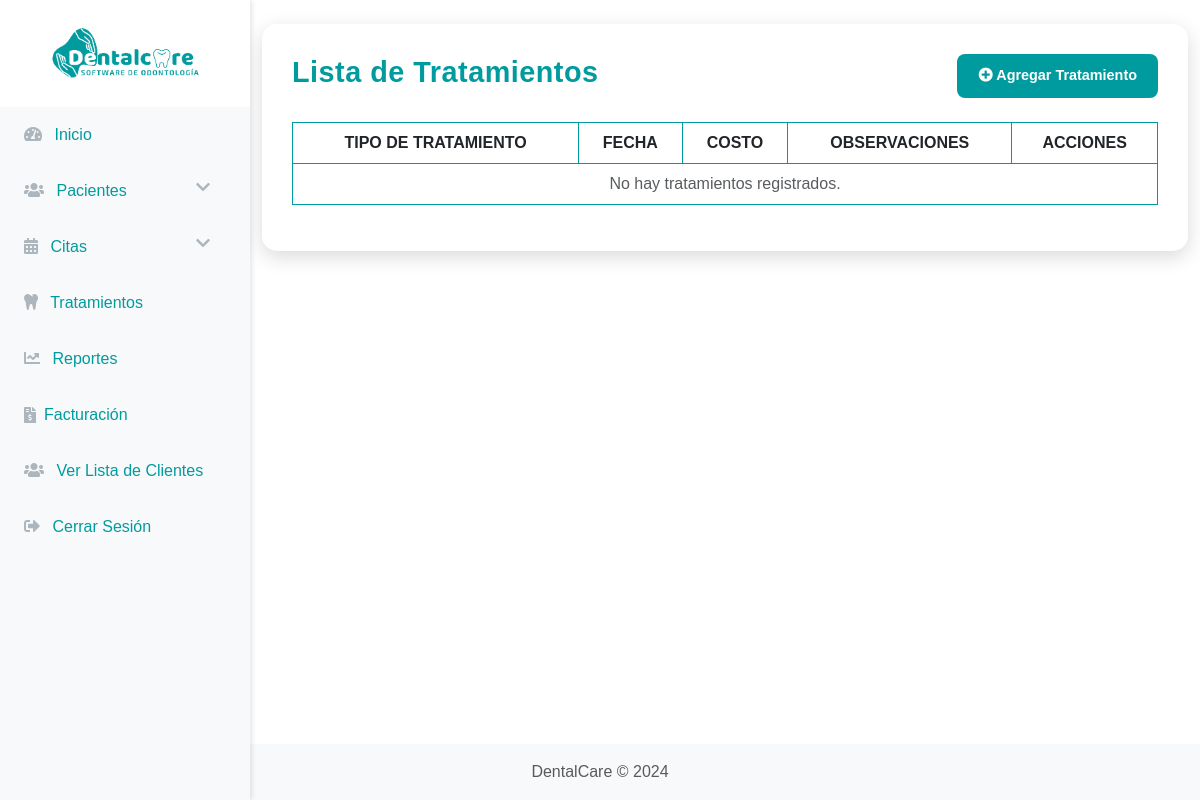
/tratamientos/, run on an earlier commit of the app's database.
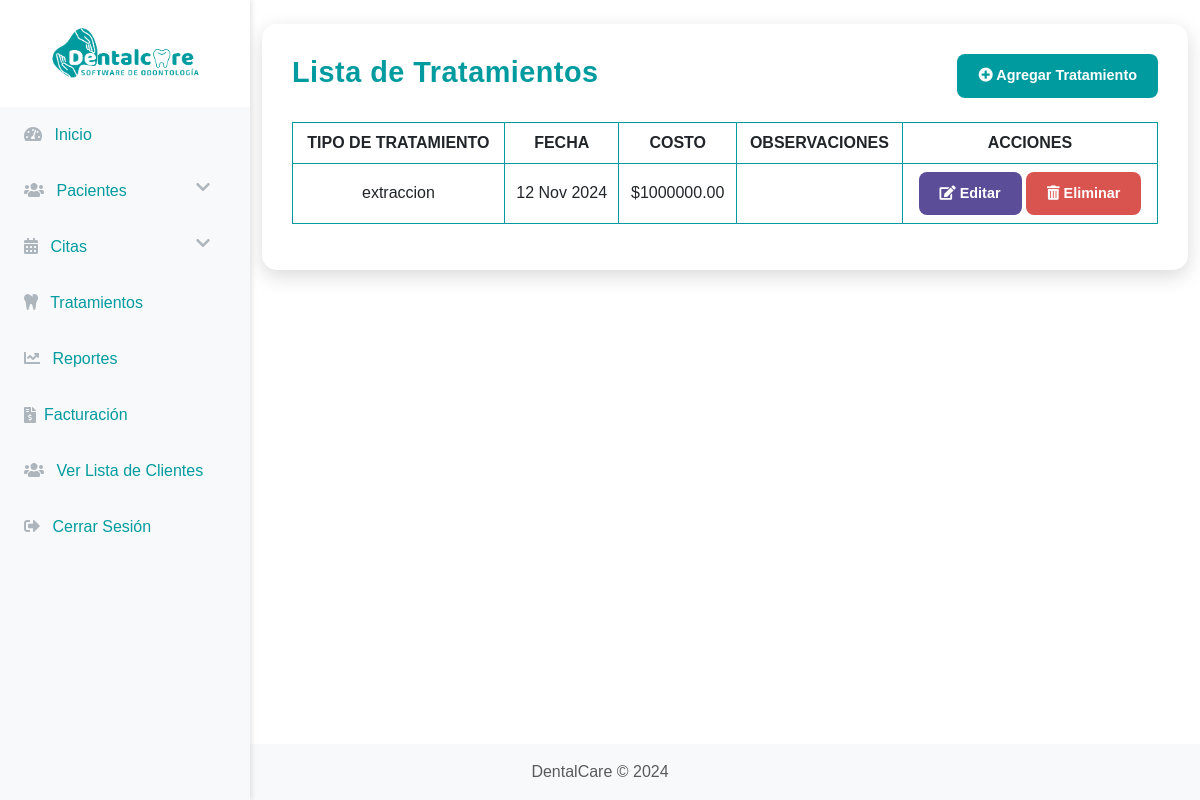
And on a later commit of the database.
### gestion/models.py (models this page shows, shortened)
class Tratamiento(models.Model):
    TIPO_TRATAMIENTO_CHOICES = [
        ('limpieza', 'Limpieza'),
        ('extraccion', 'Extracción'),
        ('ortodoncia', 'Ortodoncia'),
        ('endodoncia', 'Endodoncia'),
        ('implante', 'Implante'),
    ]
    paciente = models.ForeignKey('Paciente', on_delete=models.CASCADE, null=True, blank=True)
    tipo = models.CharField(max_length=100, choices=TIPO_TRATAMIENTO_CHOICES)
    codigo = models.CharField(max_length=20, unique=True)
    fecha = models.DateTimeField(auto_now_add=True)
    costo = models.DecimalField(max_digits=10, decimal_places=2, null=True, blank=True)
    observaciones = models.TextField(blank=True, null=True)

### gestion/views.py (the view)
# urls.py: path('tratamientos/', gestion_views.lista_tratamientos, name='lista_tratamientos'),
def lista_tratamientos(request):
    tratamientos = Tratamiento.objects.all()  # Obtén todos los tratamientos de la base de datos
    return render(request, 'gestion/lista_tratamientos.html', {'tratamientos': tratamientos})

### gestion/templates/gestion/lista_tratamientos.html (shortened to what this page needs)
{% extends 'gestion/base.html' %}
{% block content %}
<div class="container mt-4 container-custom">
    <div class="d-flex justify-content-between align-items-center mb-4">
        <h2 class="text-primary-custom">Lista de Tratamientos</h2>
        <a href="{% url 'agregar_tratamiento' %}" class="btn btn-primary-custom">
            <i class="fas fa-plus-circle"></i> Agregar Tratamiento
        </a>
    </div>
    <div class="table-responsive">
        <table class="table table-bordered table-hover table-custom">
            <thead>
                <tr>
                    <th>Tipo de Tratamiento</th>
                    <th>Fecha</th>
                    <th>Costo</th>
                    <th>Observaciones</th>
                    <th class="text-center">Acciones</th>
                </tr>
            </thead>
            <tbody>
                {% for tratamiento in tratamientos %}
                    <tr>
                        <td>{{ tratamiento.tipo }}</td>
                        <td>{{ tratamiento.fecha|date:"d M Y" }}</td>
                        <td>${{ tratamiento.costo }}</td>
                        <td>{{ tratamiento.observaciones }}</td>
                        <td class="text-center">
                            <a href="{% url 'editar_tratamiento' tratamiento.id %}" class="btn btn-secondary-custom btn-sm">
                                <i class="fas fa-edit"></i> Editar
                            </a>
                            <a href="{% url 'eliminar_tratamiento' tratamiento.id %}" class="btn btn-danger-custom btn-sm">
                                <i class="fas fa-trash-alt"></i> Eliminar
                            </a>
                        </td>
                    </tr>
                {% empty %}
                    <tr>
                        <td colspan="5" class="text-center text-muted">No hay tratamientos registrados.</td>
                    </tr>
                {% endfor %}
            </tbody>
        </table>
    </div>
</div>
{% endblock %}

### gestion/templates/gestion/base.html (shortened to what this page needs)
{% load static %}
<!DOCTYPE html>
<html lang="es">
<head>
    <link href="https://cdn.jsdelivr.net/npm/bootstrap@5.3.0/dist/css/bootstrap.min.css" rel="stylesheet">
    <link href="https://cdnjs.cloudflare.com/ajax/libs/font-awesome/5.15.4/css/all.min.css" rel="stylesheet">
    {% if not request.path == '/login/' %}
    <link href="{% static 'css/style.css' %}" rel="stylesheet">
    {% endif %}
</head>
<body>
<div class="d-flex" id="wrapper">
    {% if not request.path == '/login/' %}
    <div class="bg-light border-right" id="sidebar-wrapper">
        <div class="sidebar-heading text-center py-4">
            <img src="{% static 'img/logo.png' %}" alt="Logo del Consultorio" style="width: 150px;">
        </div>
        <div class="list-group list-group-flush">
            <a href="{% url 'dashboard' %}" class="list-group-item list-group-item-action bg-light {% if request.resolver_match.url_name == 'dashboard' %}active{% endif %}">
                <i class="fas fa-tachometer-alt me-2"></i> Inicio
            </a>
            <a href="#" class="list-group-item list-group-item-action bg-light" data-bs-toggle="collapse" data-bs-target="#submenuPacientes">
                <i class="fas fa-users me-2"></i> Pacientes <i class="fas fa-chevron-down float-end"></i>
            </a>
            <a href="#" class="list-group-item list-group-item-action bg-light" data-bs-toggle="collapse" data-bs-target="#submenuCitas">
                <i class="fas fa-calendar-alt me-2"></i> Citas <i class="fas fa-chevron-down float-end"></i>
            </a>
            <a href="{% url 'lista_tratamientos' %}" class="list-group-item list-group-item-action bg-light">
                <i class="fas fa-tooth me-2"></i> Tratamientos
            </a>
            <a href="{% url 'panel_reportes' %}" class="list-group-item list-group-item-action bg-light">
                <i class="fas fa-chart-line me-2"></i> Reportes
            </a>
            <a href="{% url 'lista_facturas' %}" class="list-group-item list-group-item-action bg-light d-flex align-items-center">
                <i class="fas fa-file-invoice-dollar me-2"></i> Facturación
            </a>
            <a href="{% url 'lista_clientes' %}" class="list-group-item list-group-item-action bg-light">
                <i class="fas fa-users me-2"></i> Ver Lista de Clientes
            </a>
            <a href="{% url 'login' %}" class="list-group-item list-group-item-action bg-light">
                <i class="fas fa-sign-out-alt me-2"></i> Cerrar Sesión
            </a>
        </div>
    </div>
    {% endif %}
</div>
        <div id="page-content-wrapper" class="w-100">
            <div class="container-fluid mt-4">
                {% block content %}
                {% endblock content %}
            </div>
        </div>
    {% if not request.path == '/login/' %}
    <footer class="footer mt-auto py-3 bg-light">
        <div class="container">
            <span class="text-muted">DentalCare &copy; 2024</span>
        </div>
    </footer>
    {% endif %}
</body>
</html>

### static/css/style.css (style rules this page uses)
#sidebar-wrapper { background-color: #0b78e6; min-height: 100vh; width: 250px; position: fixed; z-index: 1000; }
.sidebar-heading { color: #09a4ec; font-size: 1.5rem; padding: 10px 15px; }
.list-group-item { background-color: #19c9e0; color: #228faa; border: none; }
.list-group-item i { color: #adb5bd; }
#page-content-wrapper { width: 100%; padding-left: 250px; }
.text-primary-custom { color: #009B9F; font-weight: bold; }
.table td, .table th { vertical-align: middle; text-align: center; }
.btn { border-radius: 5px; }
h2.text-primary-custom { font-weight: bold; color: #009B9F; }
body { background-color: #ffffff; }

### gestion/templates/gestion/lista_tratamientos.html (style rules this page uses)
.text-primary-custom { color: #009B9F; }
.btn-primary-custom, .btn-secondary-custom, .btn-danger-custom { color: #ffffff; font-weight: bold; font-size: 0.9rem; padding: 10px 20px; border-radius: 8px; transition: background-color 0.3s ease, transform 0.3s ease; }
.btn-primary-custom { background-color: #009B9F; border: 1px solid transparent; }
.btn-secondary-custom { background-color: #5B4D98; border: 1px solid transparent; }
.btn-danger-custom { background-color: #d9534f; border: 1px solid transparent; }
.table-custom thead { background-color: #5B4D98; color: #ffffff; text-transform: uppercase; font-weight: bold; }
.table-custom th, .table-custom td { text-align: center; vertical-align: middle; border: 1px solid #009B9F; }
.table-custom tbody tr { transition: background-color 0.3s ease; }
.container-custom { background-color: #ffffff; padding: 30px; border-radius: 15px; box-shadow: 0 6px 20px rgba(0, 0, 0, 0.15); }
h2.text-primary-custom { font-weight: bold; font-size: 1.8rem; letter-spacing: 0.5px; }

### gestion/templates/gestion/base.html (style rules this page uses)
#sidebar-wrapper { width: 250px; background-color: #fff; transition: all 0.3s; box-shadow: 2px 0 5px rgba(0, 0, 0, 0.1); height: 100vh; overflow-y: auto; }
#sidebar-wrapper { scrollbar-width: thin; scrollbar-color: #c1c1c1 #f8f9fa; }
#sidebar-wrapper .sidebar-heading { padding: 1.5rem; font-size: 1.25rem; text-align: center; background-color: #fffF; color: white; }
.list-group-item { border: none; padding: 1rem 1.5rem; font-size: 1rem; color: #009B9F; background-color: transparent; transition: background-color 0.3s, color 0.3s; }
.list-group-item i { margin-right: 1rem; }
body { font-family: 'Helvetica', sans-serif; }
.footer { position: relative; bottom: 0; width: 100%; background-color: #f8f9fa; text-align: center; }
body { display: flex; flex-direction: column; min-height: 100vh; }

What changed in the data, as far as the page shows it:
added Tratamiento: tipo "extraccion", fecha "12 Nov 2024", costo "1000000.00"
Also different on the page:
text no longer shown: "No hay tratamientos registrados."
